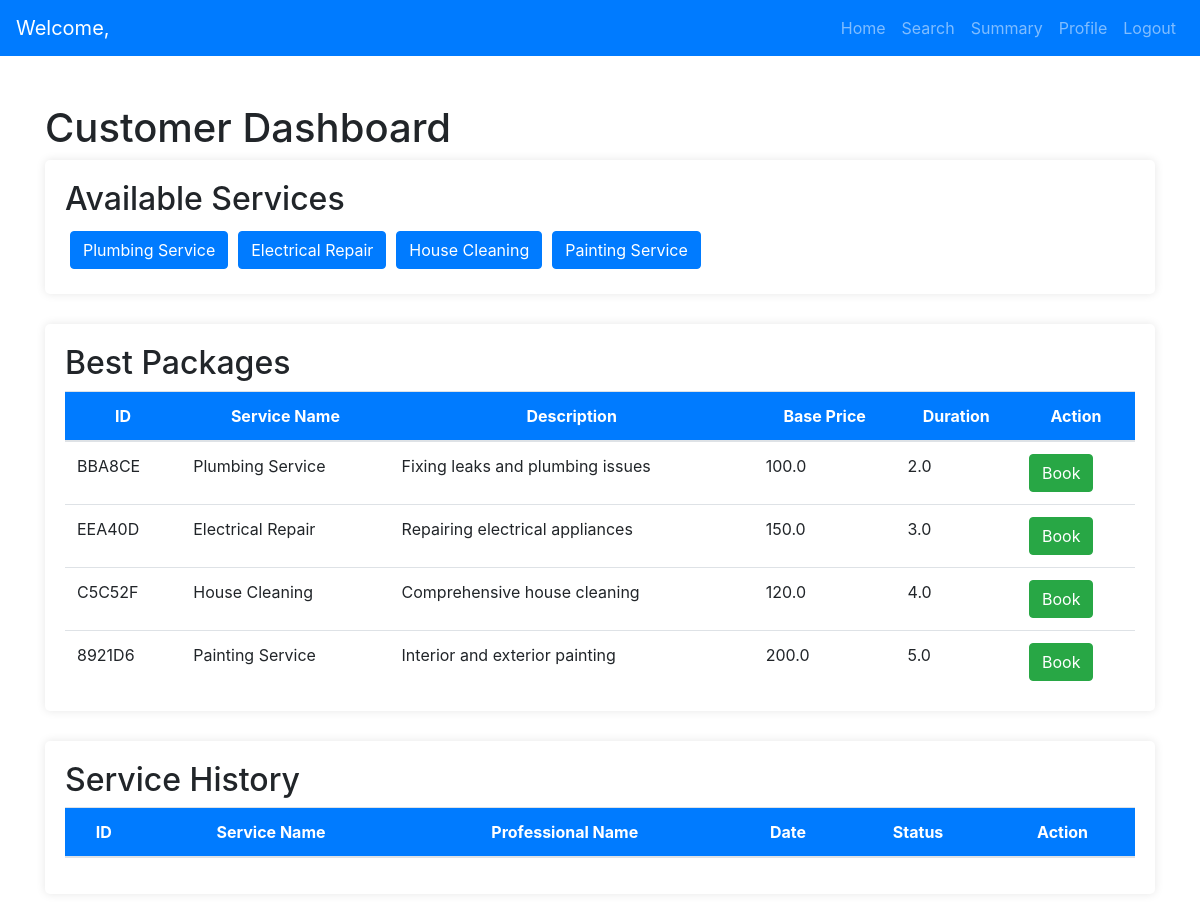
Page /customer_dashboard on the earlier database version.
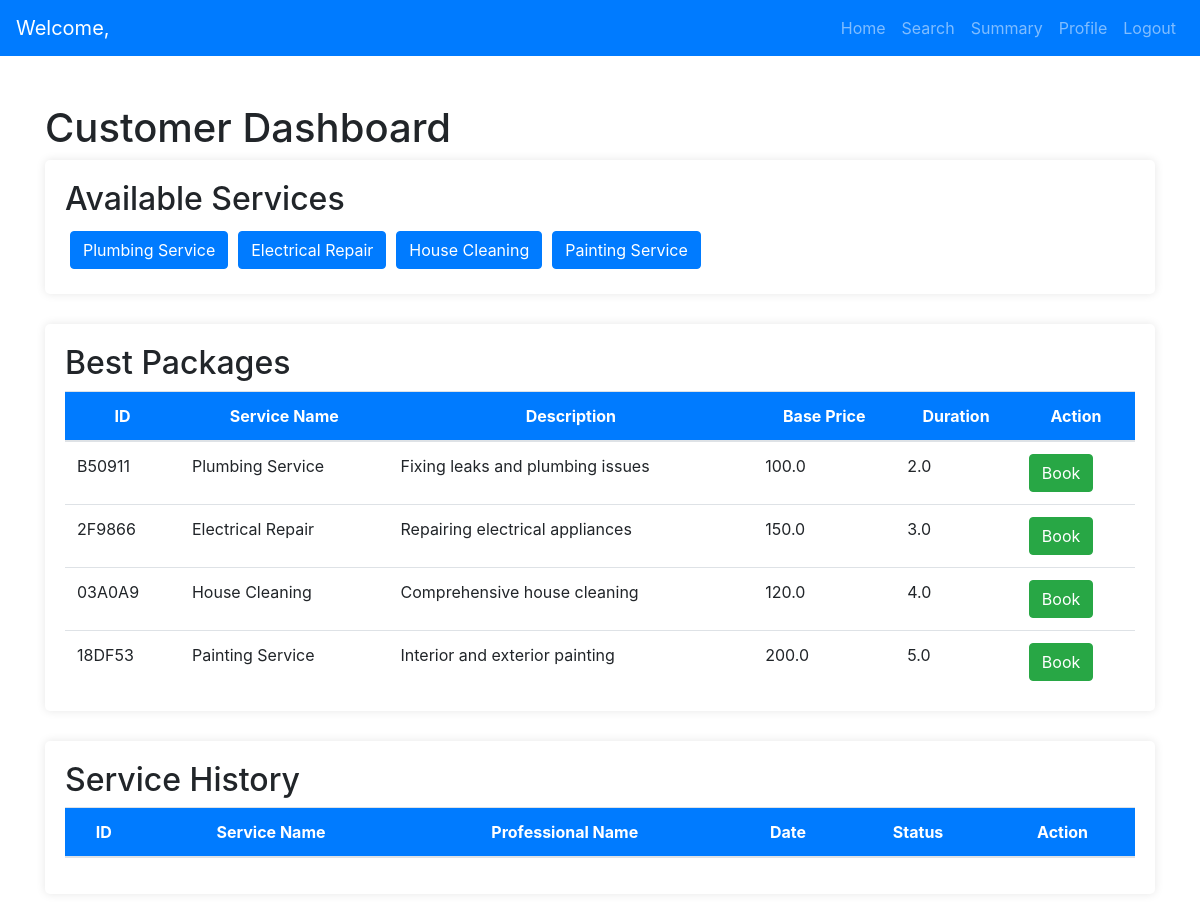
Same page on the later database version.
### models.py (models this page shows)
class Service(db.Model):
    __tablename__ = 'services'
    id = db.Column(db.String(6), primary_key=True, default=generate_unique_id, unique=True)
    service_name = db.Column(db.String(100), nullable=False)
    service_description = db.Column(db.Text, nullable=True)
    price = db.Column(db.Float, nullable=False)
    duration = db.Column(db.Float, nullable=True)  # Use Float if you need fractional hours # Add duration (only date) column
    requests = db.relationship('Request', back_populates='service', lazy=True, passive_deletes=True)

### app.py (the view)
@app.route('/customer_dashboard', methods=['GET', 'POST'])
def customer_dashboard():
    customer_id = session.get('user_id')
    customer = User.query.get(customer_id)
    available_services = Service.query.all()
    selected_service_name = request.args.get('service_name', None)
    if selected_service_name:
        best_packages = Service.query.filter_by(service_name=selected_service_name).all()
    else:
        best_packages = Service.query.all()
    service_history = Request.query.filter_by(customer_id=customer_id).order_by(Request.request_date.desc()).all()
    return render_template(
        'customer/customer_dashboard.html',
        customer=customer,
        available_services=available_services,
        best_packages=best_packages,
        service_history=service_history,
        selected_service_name=selected_service_name,
        request=request  # Add this line to pass the request object
    )

### templates/customer/customer_dashboard.html (shortened to what this page needs)
<!DOCTYPE html>
<html lang="en">
<head>
    <link href="https://stackpath.bootstrapcdn.com/bootstrap/4.5.2/css/bootstrap.min.css" rel="stylesheet">
</head>
<body>
    {% extends 'base.html' %}
    {% block navbar %}
        {% include 'navbars/customer_navbar.html' %}
    {% endblock %}
    {% block content %}
    <div class="container mt-5">
        <h1>Customer Dashboard</h1>
        <div class="container-box">
            <h2>Available Services</h2>
            <div class="d-flex flex-wrap">
                {% for service in available_services %}
                <a href="{{ url_for('customer_dashboard', service_name=service.service_name) }}" class="btn btn-primary btn-service">
                    {{ service.service_name }}
                </a>
                {% endfor %}
            </div>
        </div>
        <div class="container-box">
            <h2>Best Packages {% if selected_service_name %} - {{ selected_service_name }} {% endif %}</h2>
            <div class="table-container">
                <table class="table table-hover">
                    <thead>
                        <tr>
                            <th>ID</th>
                            <th>Service Name</th>
                            <th>Description</th>
                            <th>Base Price</th>
                            <th>Duration</th>
                            <th>Action</th>
                        </tr>
                    </thead>
                    <tbody>
                        {% for service in best_packages %}
                        <tr>
                            <td>{{ service.id }}</td>
                            <td>{{ service.service_name }}</td>
                            <td>{{ service.service_description }}</td>
                            <td>{{ service.price }}</td>
                            <td>{{ service.duration }}</td>
                            <td>
                                <button type="button" class="btn btn-success" data-toggle="modal" data-target="#bookServiceModal"
                                        data-service-id="{{ service.id }}" data-service-name="{{ service.service_name }}"
                                        data-description="{{ service.service_description }}" data-base-price="{{ service.price }}"
                                        data-duration="{{ service.duration }}">
                                    Book
                                </button>
                            </td>
                        </tr>
                        {% endfor %}
                    </tbody>
                </table>
            </div>
        </div>
        <div class="container-box">
            <h2>Service History</h2>
            <div class="table-container">
                <table class="table table-hover">
                    <thead>
                        <tr>
                            <th>ID</th>
                            <th>Service Name</th>
                            <th>Professional Name</th>
                            <th>Date</th>
                            <th>Status</th>
                            <th>Action</th>
                        </tr>
                    </thead>
                </table>
            </div>
        </div>
    </div>
    {% include 'customer/book_service.html' %}
    {% include 'customer/review.html' %}
    {% endblock %}

Differences in the rows shown:
removed Service: service_name "Plumbing Service", id "BBA8CE", service_description "Fixing leaks and plumbing issues", price "100.0", duration "2.0"
removed Service: service_name "Electrical Repair", id "EEA40D", service_description "Repairing electrical appliances", price "150.0", duration "3.0"
removed Service: service_name "House Cleaning", id "C5C52F", service_description "Comprehensive house cleaning", price "120.0", duration "4.0"
removed Service: service_name "Painting Service", id "8921D6", service_description "Interior and exterior painting", price "200.0", duration "5.0"
added Service: service_name "Plumbing Service", id "B50911", service_description "Fixing leaks and plumbing issues", price "100.0", duration "2.0"
added Service: service_name "Electrical Repair", id "2F9866", service_description "Repairing electrical appliances", price "150.0", duration "3.0"
added Service: service_name "House Cleaning", id "03A0A9", service_description "Comprehensive house cleaning", price "120.0", duration "4.0"
added Service: service_name "Painting Service", id "18DF53", service_description "Interior and exterior painting", price "200.0", duration "5.0"
